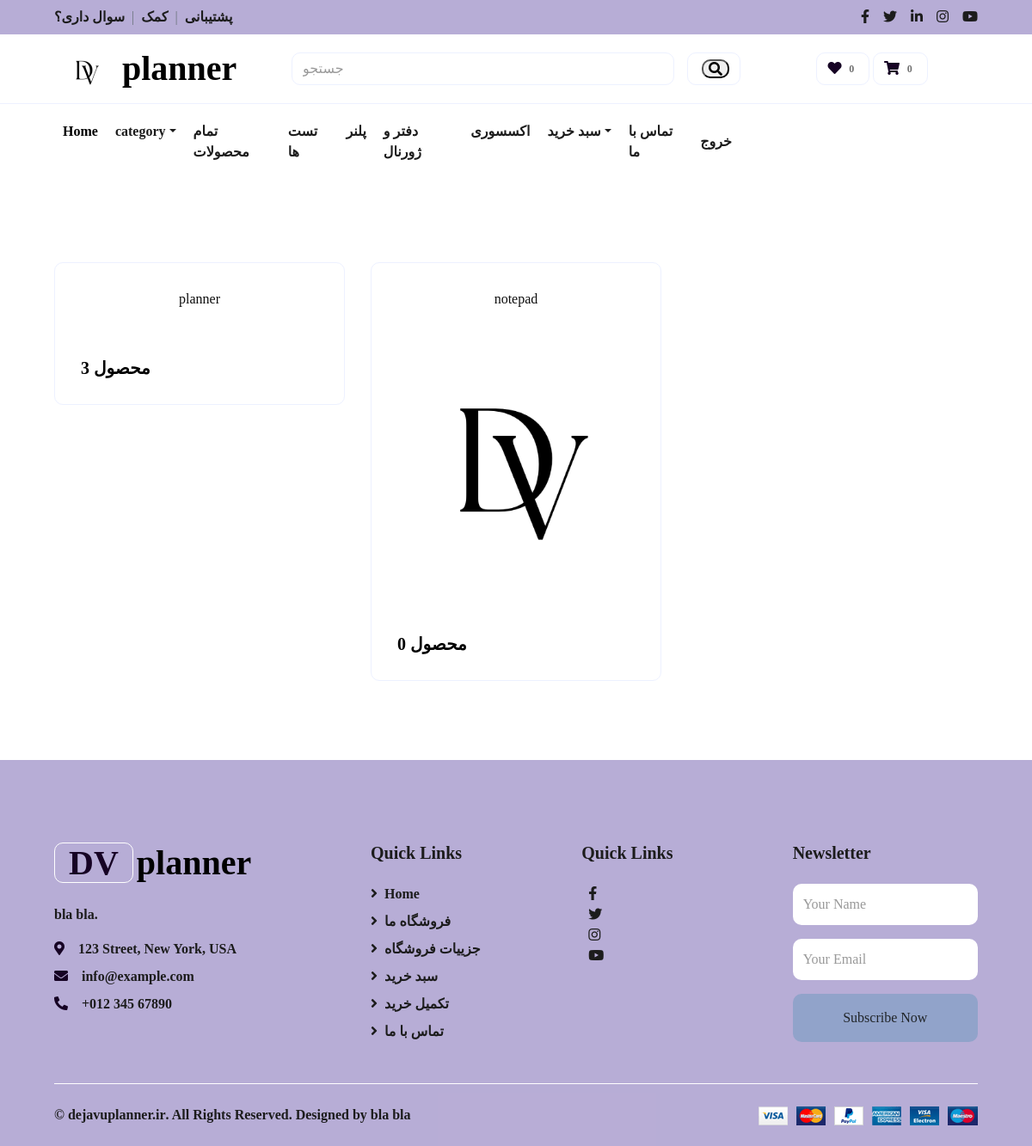
Page /category/ (signed in) on the committed database.
### core/models.py (models this page shows, shortened)
class Category(models.Model):
    cid = ShortUUIDField(unique=True, length= 10, max_length = 30, prefix= "cat", alphabet = "abcdefgh12345")
    title = models.CharField(max_length=100, default="planner")
    image = models.ImageField(upload_to="category", default="category.jpg")
    class Meta:
        verbose_name_plural = "Categories"

### core/views.py (the view)
# urls.py: path("category/", category_list_view, name = "category-list"),
def category_list_view(request):
    category = Category.objects.all()
    context = {
        "categories": category
    }
    return render(request, 'core/category-list.html', context)

### core/context_processor.py (called while the page is built)
def default(request):
    categories = Category.objects.all()
    vendors = Vendor.objects.all()
    try:
        adress = Adress.objects.get(user=request.user)
    except:
        adress = None
    return {
        'categories' : categories,
        'vendors' : vendors,
    }

### templates/core/category-list.html
{% extends 'partials/blank.html' %}
{% load static %}
    {% block content %}
    <div class="container-fluid pt-5">
        <div class="row px-xl-5 pb-3">
            {% for c in categories %}
            <div class="col-lg-4 col-md-6 pb-1">
                <div class="cat-item d-flex flex-column border mb-4" style="padding: 30px;">
                    <p class="text-right">{{c.title}}</p>
                    <a href="{% url 'core:category-product-list' c.cid %}" class="cat-img position-relative overflow-hidden mb-3">
                        <img class="img-fluid" src="{{ c.image.url }}" alt="">
                    </a>
                    <h5 class="font-weight-semi-bold m-0">محصول {{c.category.count}}</h5>
                </div>
            </div>
            {% endfor %}
        </div>
    </div>
    {% endblock content %}

### templates/partials/blank.html (style rules this page uses)
body { font-family: 'Times New Roman', Times, serif; }

### rows in the picture
Category: title "planner", category.count "3"
Category: title "notepad", image (picture), category.count "0"

### other values in the picture
{{ request.session.cart_data_obj|length }} "0"
